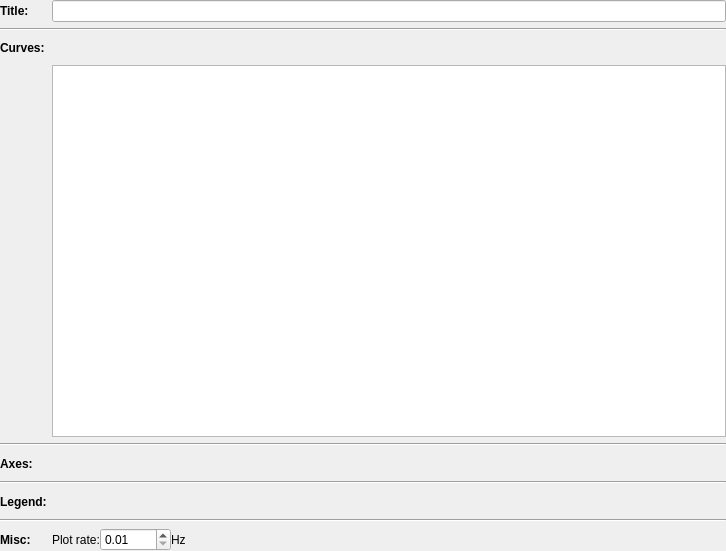
<?xml version="1.0" encoding="UTF-8"?>
<ui version="4.0">
 <class>PlotConfigWidget</class>
 <widget class="QWidget" name="PlotConfigWidget">
  <property name="geometry">
   <rect>
    <x>0</x>
    <y>0</y>
    <width>726</width>
    <height>551</height>
   </rect>
  </property>
  <property name="windowTitle">
   <string>Form</string>
  </property>
  <layout class="QGridLayout" name="gridLayout" columnstretch="0,0">
   <property name="horizontalSpacing">
    <number>5</number>
   </property>
   <property name="verticalSpacing">
    <number>-1</number>
   </property>
   <property name="margin">
    <number>0</number>
   </property>
   <item row="4" column="0" colspan="2">
    <widget class="Line" name="line_2">
     <property name="orientation">
      <enum>Qt::Horizontal</enum>
     </property>
    </widget>
   </item>
   <item row="0" column="0">
    <widget class="QLabel" name="label">
     <property name="font">
      <font>
       <weight>75</weight>
       <bold>true</bold>
      </font>
     </property>
     <property name="text">
      <string>Title:</string>
     </property>
    </widget>
   </item>
   <item row="8" column="1">
    <widget class="rqt_multiplot::PlotLegendConfigWidget" name="legendConfigWidget" native="true"/>
   </item>
   <item row="1" column="0" colspan="2">
    <widget class="Line" name="line">
     <property name="orientation">
      <enum>Qt::Horizontal</enum>
     </property>
    </widget>
   </item>
   <item row="3" column="1">
    <widget class="rqt_multiplot::CurveListWidget" name="curveListWidget">
     <property name="selectionMode">
      <enum>QAbstractItemView::ExtendedSelection</enum>
     </property>
     <property name="resizeMode">
      <enum>QListView::Fixed</enum>
     </property>
     <property name="spacing">
      <number>0</number>
     </property>
    </widget>
   </item>
   <item row="8" column="0">
    <widget class="QLabel" name="label_3">
     <property name="minimumSize">
      <size>
       <width>0</width>
       <height>23</height>
      </size>
     </property>
     <property name="font">
      <font>
       <weight>75</weight>
       <bold>true</bold>
      </font>
     </property>
     <property name="text">
      <string>Legend:</string>
     </property>
    </widget>
   </item>
   <item row="10" column="1">
    <layout class="QHBoxLayout" name="horizontalLayout_2">
     <item>
      <widget class="QLabel" name="label_5">
       <property name="text">
        <string>Plot rate:</string>
       </property>
      </widget>
     </item>
     <item>
      <widget class="QDoubleSpinBox" name="doubleSpinBoxPlotRate">
       <property name="toolTip">
        <string>Limit rate of replot operations in [Hz]</string>
       </property>
       <property name="minimum">
        <double>0.010000000000000</double>
       </property>
       <property name="maximum">
        <double>9999.989999999999782</double>
       </property>
      </widget>
     </item>
     <item>
      <widget class="QLabel" name="label_6">
       <property name="text">
        <string>Hz</string>
       </property>
      </widget>
     </item>
     <item>
      <spacer name="horizontalSpacer_2">
       <property name="orientation">
        <enum>Qt::Horizontal</enum>
       </property>
       <property name="sizeHint" stdset="0">
        <size>
         <width>40</width>
         <height>20</height>
        </size>
       </property>
      </spacer>
     </item>
    </layout>
   </item>
   <item row="2" column="0">
    <widget class="QLabel" name="label_2">
     <property name="minimumSize">
      <size>
       <width>0</width>
       <height>0</height>
      </size>
     </property>
     <property name="font">
      <font>
       <weight>75</weight>
       <bold>true</bold>
      </font>
     </property>
     <property name="text">
      <string>Curves:</string>
     </property>
    </widget>
   </item>
   <item row="9" column="0" colspan="2">
    <widget class="Line" name="line_3">
     <property name="orientation">
      <enum>Qt::Horizontal</enum>
     </property>
    </widget>
   </item>
   <item row="5" column="1" rowspan="2">
    <widget class="rqt_multiplot::PlotAxesConfigWidget" name="axesConfigWidget" native="true">
     <property name="minimumSize">
      <size>
       <width>0</width>
       <height>23</height>
      </size>
     </property>
    </widget>
   </item>
   <item row="2" column="1">
    <layout class="QHBoxLayout" name="horizontalLayout">
     <property name="spacing">
      <number>0</number>
     </property>
     <item>
      <widget class="QPushButton" name="pushButtonAddCurve">
       <property name="minimumSize">
        <size>
         <width>22</width>
         <height>22</height>
        </size>
       </property>
       <property name="maximumSize">
        <size>
         <width>22</width>
         <height>22</height>
        </size>
       </property>
       <property name="cursor">
        <cursorShape>PointingHandCursor</cursorShape>
       </property>
       <property name="toolTip">
        <string>Add curve</string>
       </property>
       <property name="text">
        <string/>
       </property>
       <property name="icon">
        <iconset>
         <normaloff>../resource/16x16/add.png</normaloff>../resource/16x16/add.png</iconset>
       </property>
       <property name="iconSize">
        <size>
         <width>16</width>
         <height>16</height>
        </size>
       </property>
       <property name="flat">
        <bool>true</bool>
       </property>
      </widget>
     </item>
     <item>
      <widget class="QPushButton" name="pushButtonEditCurve">
       <property name="minimumSize">
        <size>
         <width>22</width>
         <height>22</height>
        </size>
       </property>
       <property name="maximumSize">
        <size>
         <width>22</width>
         <height>22</height>
        </size>
       </property>
       <property name="cursor">
        <cursorShape>PointingHandCursor</cursorShape>
       </property>
       <property name="toolTip">
        <string>Edit curve</string>
       </property>
       <property name="text">
        <string/>
       </property>
       <property name="icon">
        <iconset>
         <normaloff>../resource/16x16/edit.png</normaloff>../resource/16x16/edit.png</iconset>
       </property>
       <property name="iconSize">
        <size>
         <width>16</width>
         <height>16</height>
        </size>
       </property>
       <property name="flat">
        <bool>true</bool>
       </property>
      </widget>
     </item>
     <item>
      <widget class="QPushButton" name="pushButtonRemoveCurves">
       <property name="minimumSize">
        <size>
         <width>22</width>
         <height>22</height>
        </size>
       </property>
       <property name="maximumSize">
        <size>
         <width>22</width>
         <height>22</height>
        </size>
       </property>
       <property name="cursor">
        <cursorShape>PointingHandCursor</cursorShape>
       </property>
       <property name="toolTip">
        <string>Remove curve</string>
       </property>
       <property name="text">
        <string/>
       </property>
       <property name="icon">
        <iconset>
         <normaloff>../resource/22x22/remove.png</normaloff>../resource/22x22/remove.png</iconset>
       </property>
       <property name="iconSize">
        <size>
         <width>16</width>
         <height>16</height>
        </size>
       </property>
       <property name="flat">
        <bool>true</bool>
       </property>
      </widget>
     </item>
     <item>
      <spacer name="horizontalSpacer">
       <property name="orientation">
        <enum>Qt::Horizontal</enum>
       </property>
       <property name="sizeType">
        <enum>QSizePolicy::Expanding</enum>
       </property>
       <property name="sizeHint" stdset="0">
        <size>
         <width>40</width>
         <height>20</height>
        </size>
       </property>
      </spacer>
     </item>
     <item>
      <widget class="QPushButton" name="pushButtonCopyCurves">
       <property name="minimumSize">
        <size>
         <width>22</width>
         <height>22</height>
        </size>
       </property>
       <property name="maximumSize">
        <size>
         <width>22</width>
         <height>22</height>
        </size>
       </property>
       <property name="cursor">
        <cursorShape>PointingHandCursor</cursorShape>
       </property>
       <property name="toolTip">
        <string>Copy curve</string>
       </property>
       <property name="text">
        <string/>
       </property>
       <property name="icon">
        <iconset>
         <normaloff>../resource/16x16/copy.png</normaloff>../resource/16x16/copy.png</iconset>
       </property>
       <property name="iconSize">
        <size>
         <width>16</width>
         <height>16</height>
        </size>
       </property>
       <property name="flat">
        <bool>true</bool>
       </property>
      </widget>
     </item>
     <item>
      <widget class="QPushButton" name="pushButtonPasteCurves">
       <property name="minimumSize">
        <size>
         <width>22</width>
         <height>22</height>
        </size>
       </property>
       <property name="maximumSize">
        <size>
         <width>22</width>
         <height>22</height>
        </size>
       </property>
       <property name="cursor">
        <cursorShape>PointingHandCursor</cursorShape>
       </property>
       <property name="toolTip">
        <string>Paste curve</string>
       </property>
       <property name="text">
        <string/>
       </property>
       <property name="icon">
        <iconset>
         <normaloff>../resource/16x16/paste.png</normaloff>../resource/16x16/paste.png</iconset>
       </property>
       <property name="iconSize">
        <size>
         <width>16</width>
         <height>16</height>
        </size>
       </property>
       <property name="flat">
        <bool>true</bool>
       </property>
      </widget>
     </item>
    </layout>
   </item>
   <item row="5" column="0">
    <widget class="QLabel" name="label_7">
     <property name="minimumSize">
      <size>
       <width>0</width>
       <height>23</height>
      </size>
     </property>
     <property name="font">
      <font>
       <weight>75</weight>
       <bold>true</bold>
      </font>
     </property>
     <property name="text">
      <string>Axes:</string>
     </property>
    </widget>
   </item>
   <item row="10" column="0">
    <widget class="QLabel" name="label_4">
     <property name="font">
      <font>
       <weight>75</weight>
       <bold>true</bold>
      </font>
     </property>
     <property name="text">
      <string>Misc:</string>
     </property>
    </widget>
   </item>
   <item row="7" column="0" colspan="2">
    <widget class="Line" name="line_4">
     <property name="orientation">
      <enum>Qt::Horizontal</enum>
     </property>
    </widget>
   </item>
   <item row="0" column="1">
    <widget class="QLineEdit" name="lineEditTitle">
     <property name="sizePolicy">
      <sizepolicy hsizetype="MinimumExpanding" vsizetype="Fixed">
       <horstretch>0</horstretch>
       <verstretch>0</verstretch>
      </sizepolicy>
     </property>
    </widget>
   </item>
   <item row="6" column="0">
    <spacer name="verticalSpacer_2">
     <property name="orientation">
      <enum>Qt::Vertical</enum>
     </property>
     <property name="sizeType">
      <enum>QSizePolicy::Preferred</enum>
     </property>
     <property name="sizeHint" stdset="0">
      <size>
       <width>20</width>
       <height>0</height>
      </size>
     </property>
    </spacer>
   </item>
  </layout>
 </widget>
 <customwidgets>
  <customwidget>
   <class>rqt_multiplot::CurveListWidget</class>
   <extends>QListWidget</extends>
   <header location="global">rqt_multiplot/CurveListWidget.h</header>
  </customwidget>
  <customwidget>
   <class>rqt_multiplot::PlotLegendConfigWidget</class>
   <extends>QWidget</extends>
   <header location="global">rqt_multiplot/PlotLegendConfigWidget.h</header>
   <container>1</container>
  </customwidget>
  <customwidget>
   <class>rqt_multiplot::PlotAxesConfigWidget</class>
   <extends>QWidget</extends>
   <header location="global">rqt_multiplot/PlotAxesConfigWidget.h</header>
   <container>1</container>
  </customwidget>
 </customwidgets>
 <resources/>
 <connections/>
</ui>
